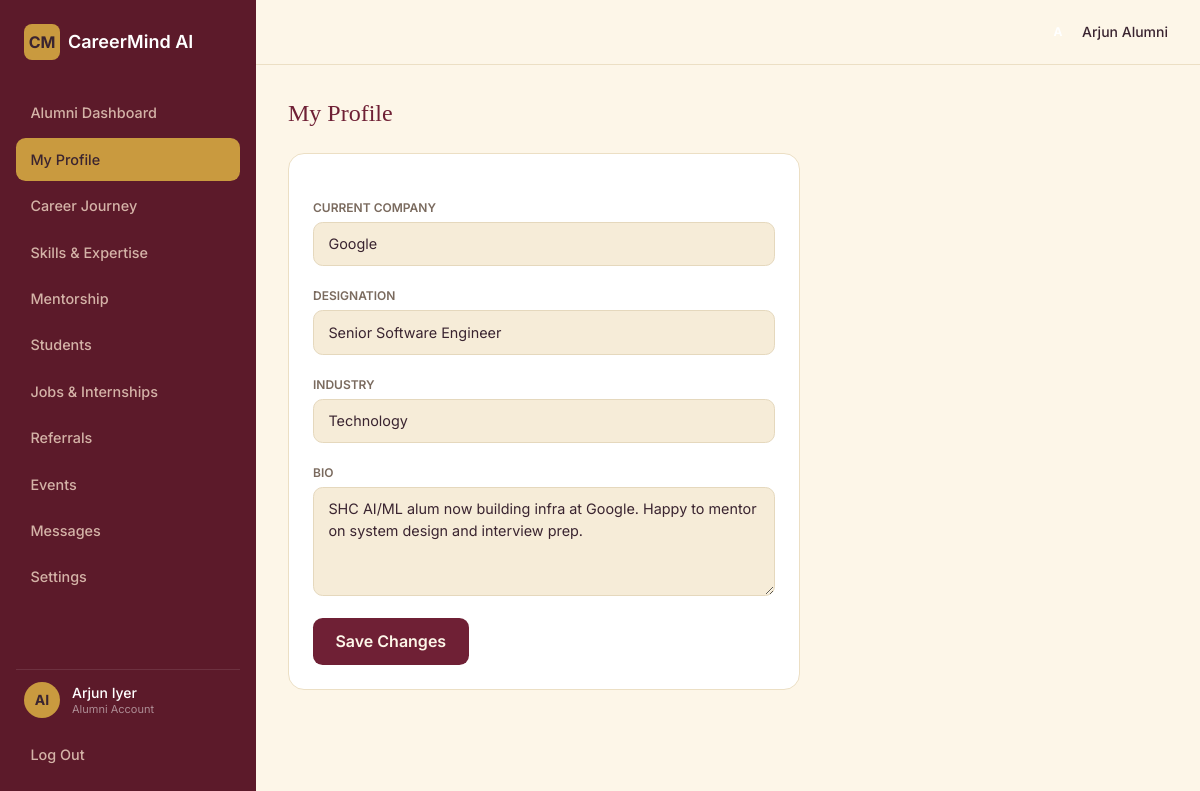
Screenshot of /alumni/profile/ (signed in) with the database file from the repository.
### roles/models.py (models this page shows, shortened)
class AlumniDetail(models.Model):
    profile = models.OneToOneField(Profile, on_delete=models.CASCADE, related_name='alumni_detail')
    current_company = models.CharField(max_length=120, default='—')
    designation = models.CharField(max_length=120, default='—')
    graduation_year = models.PositiveIntegerField(default=2022)
    experience_years = models.PositiveIntegerField(default=1)
    industry = models.CharField(max_length=120, default='Technology')
    bio = models.TextField(blank=True, default='')
    willing_to_mentor = models.BooleanField(default=True)

### roles/views_alumni.py (the view, shortened to what this page needs)
@role_required('alumni')
def profile_view(request):
    profile, detail = _alumni_detail(request.user)
    context = dict(profile=profile, detail=detail, active='profile')
    return render(request, 'alumni/profile.html', context)

### roles/views_alumni.py (called while the page is built)
def _alumni_detail(user):
    profile, _ = Profile.objects.get_or_create(user=user)
    detail, _ = AlumniDetail.objects.get_or_create(profile=profile)
    return profile, detail

### templates/alumni/profile.html (shortened to what this page needs)
{% extends "alumni/base_alumni.html" %}
{% block content %}
<h1 class="font-serif-display text-2xl text-maroon mb-6">My Profile</h1>
<div class="card p-6 max-w-lg">
  <form method="post" class="space-y-4">
    <div><label class="text-xs font-semibold text-[#7a6a5e]">CURRENT COMPANY</label><input name="current_company" value="{{ detail.current_company }}" class="input-field mt-1"></div>
    <div><label class="text-xs font-semibold text-[#7a6a5e]">DESIGNATION</label><input name="designation" value="{{ detail.designation }}" class="input-field mt-1"></div>
    <div><label class="text-xs font-semibold text-[#7a6a5e]">INDUSTRY</label><input name="industry" value="{{ detail.industry }}" class="input-field mt-1"></div>
    <div><label class="text-xs font-semibold text-[#7a6a5e]">BIO</label><textarea name="bio" rows="4" class="input-field mt-1">{{ detail.bio }}</textarea></div>
    <button type="submit" class="btn-maroon">Save Changes</button>
  </form>
</div>
{% endblock %}

### templates/partials/role_base.html (shortened to what this page needs)
{% load static %}
<!DOCTYPE html>
<html lang="en">
<head>
<script src="https://cdn.tailwindcss.com"></script>
<link rel="stylesheet" href="{% static 'css/style.css' %}">
</head>
<body class="min-h-screen flex">
<aside id="cmSidebar" class="cm-sidebar hidden md:flex w-64 bg-maroon-900 flex-col justify-between py-6 px-4 min-h-screen sticky top-0 shrink-0">
  <div>
    <div class="flex items-center gap-2 px-2 mb-8">
      <div class="w-9 h-9 rounded-lg bg-gold flex items-center justify-center text-maroon-900 font-bold">CM</div>
      <span class="text-white font-semibold text-lg">CareerMind AI</span>
    </div>
    <nav class="space-y-1">
      {% block nav_items %}{% endblock %}
    </nav>
  </div>
  <div>
    <div class="flex items-center gap-3 px-2 py-3 border-t border-white/10">
      <div class="w-9 h-9 rounded-full bg-gold flex items-center justify-center text-maroon-900 font-bold text-sm">
        {{ request.user.first_name|first|upper }}{{ request.user.last_name|first|upper }}
      </div>
      <div class="leading-tight">
        <div class="text-white text-sm font-medium">{{ request.user.first_name }} {{ request.user.last_name }}</div>
        <div class="text-[11px] text-white/50">{% block account_label %}Account{% endblock %}</div>
      </div>
    </div>
    <a href="{% url 'logout' %}" class="sidebar-link mt-1">Log Out</a>
  </div>
</aside>
<div class="flex-1 min-h-screen flex flex-col">
  <header class="bg-cream px-4 md:px-8 py-4 flex items-center justify-between border-b border-[#ecdfc4]">
    <div class="flex items-center gap-4 pl-6">
      <div class="flex items-center gap-2">
        <div class="w-8 h-8 rounded-full bg-maroon-800 text-white flex items-center justify-center text-xs font-bold">
        </div>
        <span class="text-sm font-medium">{{ request.user.first_name }} {% block topbar_role_label %}{% endblock %}</span>
      </div>
    </div>
  </header>
  <main class="flex-1 p-4 md:p-8 min-w-0">
    {% block content %}{% endblock %}
  </main>
</div>
</body>
</html>

### static/css/style.css (style rules this page uses)
:root { --maroon-900:#5c1a2a; --maroon-800:#6f2035; --maroon-700:#84293f; --maroon-600:#9c3049; --gold:#c99a3f; --gold-light:#e0be6f; --cream:#fdf6e8; --cream-2:#f6ecd8; --ink:#3a2430; }
body { font-family:'Inter',ui-sans-serif,system-ui,sans-serif; background:var(--cream); color:var(--ink); }
.font-serif-display { font-family:'Playfair Display', Georgia, serif; }
.bg-maroon-900 { background:var(--maroon-900); }
.text-maroon { color:var(--maroon-800); }
.bg-gold { background:var(--gold); }
.bg-cream { background:var(--cream); }
.input-field { width:100%; padding:.65rem .9rem; border-radius:.6rem; border:1px solid #e5d8bd; background:var(--cream-2); outline:none; font-size:.9rem; }
.btn-maroon { background:var(--maroon-800); color:#fdf6e8; font-weight:600; padding:.7rem 1.4rem; border-radius:.6rem; transition:.15s; }
.card { background:#fff; border:1px solid #ecdfc4; border-radius:1rem; }
.sidebar-link { display:flex;align-items:center;gap:.65rem; padding:.65rem .9rem;border-radius:.6rem; color:#f3d9c7cc;font-size:.9rem;font-weight:500; transition:.15s; }

### rows the page displays
AlumniDetail: current_company "Google", designation "Senior Software Engineer", industry "Technology", bio "SHC AI/ML alum now building infra at Google. Happy to mentor on system design and interview prep."

### other values shown
{{ request.user.first_name|first|upper }} "A"
{{ request.user.last_name|first|upper }} "I"
{{ request.user.first_name }} "Arjun"
{{ request.user.last_name }} "Iyer"
